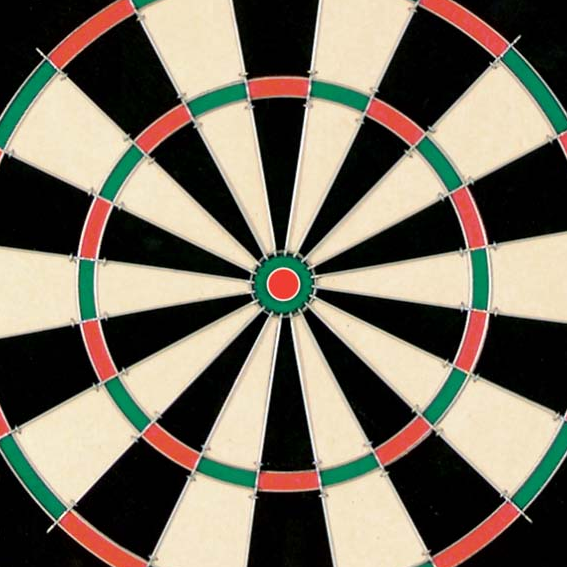
//> input picture coursework/submission/dart.bmp, 567 x 567 px
$ ./dart_ellipse dart.bmp   (built with g++ and OpenCV 4)
//> lines starting //> are read from the running program, lines starting //| are printed output that depends on the picture
### coursework/submission/Hough_Helper.h
#ifndef HOUGH_HELPER
#define HOUGH_HELPER
#include "opencv2/objdetect/objdetect.hpp"
#include "opencv2/opencv.hpp"
#include "opencv2/core/core.hpp"
#include "opencv2/highgui/highgui.hpp"
#include "opencv2/imgproc/imgproc.hpp"

using namespace cv;

class HoughHelper{
public:
     Mat sobel(Mat &gray_image);
     Mat threshold(string input, string output, int threshVal);
     void overlayHough(Mat &original, Mat &hough_centres, string name);

};

#endif

### coursework/submission/Hough_Line.h
#ifndef HOUGH_LINE_TRANSFORM
#define HOUGH_LINE_TRANSFORM
#include "opencv2/objdetect/objdetect.hpp"
#include "opencv2/opencv.hpp"
#include "opencv2/core/core.hpp"
#include "opencv2/highgui/highgui.hpp"
#include "opencv2/imgproc/imgproc.hpp"

using namespace cv;

class HoughLine {
public:
    Mat line_detect(Mat &image);
};

#endif

### coursework/submission/Hough_Circle.h
#ifndef HOUGH_CIRCLE_TRANSFORM
#define HOUGH_CIRCLE_TRANSFORM
#include "opencv2/objdetect/objdetect.hpp"
#include "opencv2/opencv.hpp"
#include "opencv2/core/core.hpp"
#include "opencv2/highgui/highgui.hpp"
#include "opencv2/imgproc/imgproc.hpp"

using namespace cv;

class HoughCircle{
public:
    Mat circle_detect(Mat &image);
};

#endif

### coursework/submission/Hough_Helper.cpp
#include <stdio.h>
#include "opencv2/objdetect/objdetect.hpp"
#include "opencv2/opencv.hpp"
#include "opencv2/core/core.hpp"
#include "opencv2/highgui/highgui.hpp"
#include "opencv2/imgproc/imgproc.hpp"
#include <iostream>
#include <math.h>

#include "Hough_Helper.h"

float convolution(Mat &img,Mat &kernel,int y, int x){
    int val = 0;
    for(int a = -1; a <= 1; a++){
        for(int b = -1; b <= 1; b++){
            val += kernel.at<int>(a + 1,b + 1) * img.at<uchar>(y - a,x - b);
        }
    }
    return val;
}

/*computes the mag and direction for image and stores in
  mag_image and dir_image respectively
*/
Mat HoughHelper::sobel(Mat &gray_image){
    Mat gradX = (Mat_<int>(3,3) << -1,0,1,-2,0,2,-1,0,1);
    Mat gradY = gradX.t();
    Mat gradX_image(gray_image.rows,gray_image.cols, CV_32FC1,Scalar(0));
    Mat gradY_image(gray_image.rows,gray_image.cols, CV_32FC1,Scalar(0));
    Mat mag_image(gray_image.rows,gray_image.cols, CV_32FC1,Scalar(0));
    Mat dir_image(gray_image.rows,gray_image.cols, CV_32FC1,Scalar(0));

    for(int y = 1; y < gray_image.rows - 1; y++){
        for(int x = 1; x < gray_image.cols - 1; x++){
            float dx = convolution(gray_image,gradX,y,x);
            float dy = convolution(gray_image,gradY,y,x);
            gradX_image.at<float>(y,x) = dx;
            gradY_image.at<float>(y,x) = dy;
            mag_image.at<float>(y,x) = sqrt(dx * dx + dy * dy);
            dir_image.at<float>(y,x) = atan2(dy, dx);
        }
    }
    Mat displayMag(gray_image.rows,gray_image.cols, CV_8UC1,Scalar(0));
    Mat displayDir(gray_image.rows,gray_image.cols, CV_8UC1,Scalar(0));
    normalize(mag_image,displayMag,0,255,NORM_MINMAX);
    normalize(dir_image,displayDir,0,255,NORM_MINMAX);
    imwrite("mag.jpg",displayMag);
    imwrite("dir.jpg", displayDir);

    return dir_image;
}

Mat HoughHelper::threshold(string input, string output, int threshVal) {
    Mat image = imread(input, 0);
    Mat thr(image.rows,image.cols,CV_8UC1,Scalar(0));

    for(int y = 0; y < image.rows; y++){
        for(int x = 0; x < image.cols; x++){
            if(image.at<uchar>(y,x) > threshVal){
                thr.at<uchar>(y,x) = 255;
            }
            else{
                thr.at<uchar>(y,x) = 0;
            }
        }
    }
    imwrite(output,thr);
    return thr;
}

void HoughHelper::overlayHough(Mat &original, Mat &hough_centres, string name) {
    Mat overlay(original.rows, original.cols, CV_32FC1, Scalar(0));
    overlay = original + hough_centres;
    normalize(overlay, overlay, 0, 255, NORM_MINMAX);
    imwrite(name,overlay);
}

### coursework/submission/Hough_Line.cpp
#include <stdio.h>
#include "opencv2/objdetect/objdetect.hpp"
#include "opencv2/opencv.hpp"
#include "opencv2/core/core.hpp"
#include "opencv2/highgui/highgui.hpp"
#include "opencv2/imgproc/imgproc.hpp"
#include <iostream>
#include <stdio.h>
#include <math.h>

#include "Hough_Line.h"
#include "Hough_Helper.h"
#define THRESHOLD_LINES 80 // thresholding the original magnitude image for hough lines
#define THRESHOLD_LINE_SPACE 5 // thresholding the hough space for hough lines
#define THRESHOLD_INTERSECTIONS 150
#define MIN_THETA -180 // minimum angle represented in the hough line space
#define MAX_THETA 180 // maximum angle represented in the hough line space
#define DELTA_THETA 5 // range we consider for angles for each hough line


int **malloc2dArray(int rho, int theta){
    int i, j;
    int **array = (int **) malloc(rho * sizeof(int *));

    for (i = 0; i < rho; i++) {
        array[i] = (int *) malloc(theta * sizeof(int ));

    }
    return array;
}

Mat hough_builder_lines(Mat &thr, Mat &dir, int **hough_space, int rho, int theta) {
    //zero hough space
    // dir = image of direction of the gradient
    for(int i = 0; i < rho; i++){
        for(int j = 0; j < theta; j++){
            hough_space[i][j] = 0;
        }
    }
    for(int y = 0; y < thr.rows; y++){
        for(int x = 0; x < thr.cols; x++){
            if(thr.at<uchar>(y,x) == 255){
                //hough voting
                float actual_grad = dir.at<float>(y,x);
                int degreeGradIndex = (actual_grad*180)/M_PI - MIN_THETA;

                for (int i = degreeGradIndex-DELTA_THETA; i <= degreeGradIndex+DELTA_THETA; i++) {
                    int corrected_degree = (i + theta)%theta;
                    float corrected_rad = (corrected_degree+MIN_THETA)*M_PI/180;
                    int rho_val = x * cos(corrected_rad) + y * sin(corrected_rad);

                    if (rho_val >= 0 && rho_val < rho) {
                        hough_space[rho_val][corrected_degree]++;
                    }
                }
            }
        }
    }

    // Create 2D Hough space image
    Mat hough2D(rho, theta, CV_32FC1, Scalar(0));
    Mat displayHough(rho, theta, CV_8UC1, Scalar(0));
    for (int i = 0; i < rho; i++) {
        for (int j = 0; j < theta; j++) {
            hough2D.at<float>(i,j) = hough_space[i][j];
        }
    }
    normalize(hough2D, displayHough, 0, 255, NORM_MINMAX);
    imwrite("line_space.jpg", displayHough);
    HoughHelper h;
    Mat thresholded = h.threshold("line_space.jpg","line_space_thr.jpg",THRESHOLD_LINE_SPACE);
    return thresholded;
}

float eval(int rho,float theta,int x){
    return (rho - x * cos(theta))/sin(theta);
}

Mat drawLines(Mat hough_lines, Mat image) {
    Mat temp(image.rows,image.cols,CV_32FC1,Scalar(0));
    Mat line_space(image.rows,image.cols,CV_8UC1,Scalar(0));
    //hough_lines.rows = rho
    //hough_lines.cols = theta
    for(int y = 0; y < hough_lines.rows; y++){
        for(int x = 0; x < hough_lines.cols; x++){
            if(hough_lines.at<uchar>(y,x) == 255){
                float grad_rad = ((x+MIN_THETA)*M_PI)/180;

                // draw line
                for (int i = 0; i < image.cols; i++) {
                    int j = eval(y,grad_rad,i);
                    if (j >= 0 && j < image.rows) temp.at<float>(j,i)++;
                }
            }
        }
    }

    for (int y = 0; y < temp.rows; y++) {
        for (int x = 0; x < temp.cols; x++) {

        }
    }

    normalize(temp, line_space, 0, 255, NORM_MINMAX);
    imwrite("intersection_space.jpg",line_space);
    HoughHelper h;
    Mat thresholded = h.threshold("intersection_space.jpg","intersection_thr.jpg",THRESHOLD_INTERSECTIONS);
    return thresholded;
}

Mat HoughLine::line_detect(Mat &image) {
    HoughHelper h;

    //get magnitude image and direction image
    Mat dir_image = h.sobel(image);

    //threshold magnitude image for hough transform
    Mat thr;
    thr = h.threshold("mag.jpg","thr_line.jpg",THRESHOLD_LINES);

    //perform hough transform
    int rho = sqrt(image.rows*image.rows + image.cols*image.cols);
    int theta = MAX_THETA - MIN_THETA;
    int **hough_space;
    hough_space = malloc2dArray(rho,theta);

    // Build the hough space
    Mat hough_lines = hough_builder_lines(thr,dir_image,hough_space,rho,theta);
    Mat intersections = drawLines(hough_lines,image);
    h.overlayHough(image, intersections, "lines_detected.jpg");
    return intersections;
}

### coursework/submission/Hough_Circle.cpp
#include <stdio.h>
#include "opencv2/objdetect/objdetect.hpp"
#include "opencv2/opencv.hpp"
#include "opencv2/core/core.hpp"
#include "opencv2/highgui/highgui.hpp"
#include "opencv2/imgproc/imgproc.hpp"
#include <iostream>
#include <math.h>

#include "Hough_Circle.h"
#include "Hough_Helper.h"
#define THRESHOLD_CIRCLES 80 // thresholding the original magnitude image for hough circles
#define THRESHOLD_HOUGH_CENTRES 120 // thresholding the hough space for hough circles
#define MAX_RADIUS 150 // maximum radius for circles in the hough circle space
#define MIN_RADIUS 15 // minimum radius for circles in the hough circle space

int ***malloc3dArray(int centreX, int centreY, int radius){
    int i, j, k;
    int ***array = (int ***) malloc(centreX * sizeof(int **));

    for (i = 0; i < centreX; i++) {
        array[i] = (int **) malloc(centreY * sizeof(int *));
        for (j = 0; j < centreY; j++) {
            array[i][j] = (int *) malloc(radius * sizeof(int));
        }
    }
    return array;
}

Mat hough_builder_circles(Mat &thr, Mat &dir, int ***hough_space, int centreX, int centreY, int radius) {
    //zero hough space
    for(int i = 0; i < centreX; i++){
        for(int j = 0; j < centreY; j++){
            for(int k = 0; k < radius; k++){
                hough_space[i][j][k] = 0;
            }
        }
    }
    for(int y = 0; y < thr.rows; y++){
        for(int x = 0; x < thr.cols; x++){
            if(thr.at<uchar>(y,x) == 255){
                //hough voting
                for(int r = 0; r < radius; r++) {
                    int x_0_pos = x + (r + MIN_RADIUS) * cos(dir.at<float>(y,x)); // adding min radius to keep it between the valid range
                    int y_0_pos = y + (r + MIN_RADIUS) * sin(dir.at<float>(y,x));

                    int x_0_neg = x - (r + MIN_RADIUS) * cos(dir.at<float>(y,x));
                    int y_0_neg = y - (r + MIN_RADIUS) * sin(dir.at<float>(y,x));

                    // don't add circles whose centres are outside
                    if (x_0_pos >= 0 &&  x_0_pos < thr.cols && y_0_pos >= 0 && y_0_pos < thr.rows){
                        hough_space[x_0_pos][y_0_pos][r]++;
                    }

                    if (x_0_neg >= 0 &&  x_0_neg < thr.cols && y_0_neg >= 0 && y_0_neg < thr.rows){
                        hough_space[x_0_neg][y_0_neg][r]++;
                    }
                }
            }
        }
    }

    // Create 2D Hough space image
    Mat hough2D(thr.rows, thr.cols, CV_32FC1, Scalar(0));
    Mat displayHough(thr.rows, thr.cols, CV_8UC1, Scalar(0));
    Mat radii(thr.rows, thr.cols, CV_32FC1, Scalar(0));

    for(int y = 0; y < centreY; y++){
        for(int x = 0; x < centreX; x++){
            int temp = 0;
            int total = 0;
            for(int r = 0; r < radius; r++){
                hough2D.at<float>(y, x) += hough_space[x][y][r];
                temp += (r + MIN_RADIUS) * hough_space[x][y][r];
                total += hough_space[x][y][r];
            }
            radii.at<float>(y,x) = total > 0 ? temp/total : 0;
        }
    }
    normalize(hough2D, displayHough, 0, 255, NORM_MINMAX);
    imwrite("circle_space.jpg", displayHough);
    HoughHelper h;
    Mat thresholded = h.threshold("circle_space.jpg","circle_space_thr.jpg",THRESHOLD_HOUGH_CENTRES);
    imwrite("radii.jpg",radii);
    return radii;
}

Mat HoughCircle::circle_detect(Mat &image) {
    //get magnitude image and direction image
    HoughHelper h;
    Mat dir_image = h.sobel(image);

    //threshold magnitude image for hough transform
    Mat thr;
    thr = h.threshold("mag.jpg","thr_circle.jpg",THRESHOLD_CIRCLES);

    //perform hough transform
    int centreX = thr.cols, centreY = thr.rows, radius = (MAX_RADIUS - MIN_RADIUS);
    int ***hough_space;
    hough_space = malloc3dArray(centreX, centreY, radius);

    // Build the hough space
    Mat radii = hough_builder_circles(thr,dir_image,hough_space,centreX,centreY,radius);
    Mat hough_centres = imread("circle_space_thr.jpg",0);
    h.overlayHough(image, hough_centres, "circles_detected.jpg");
    return radii;
}

### coursework/submission/dart_ellipse.cpp
/////////////////////////////////////////////////////////////////////////////
//
// COMS30121 - face.cpp
//
/////////////////////////////////////////////////////////////////////////////

// header inclusion
#include <stdio.h>
#include "opencv2/objdetect/objdetect.hpp"
#include "opencv2/opencv.hpp"
#include "opencv2/core/core.hpp"
#include "opencv2/highgui/highgui.hpp"
#include "opencv2/imgproc/imgproc.hpp"
#include <iostream>
#include <stdio.h>
#include "Hough_Circle.h"
#include "Hough_Line.h"
#include "Hough_Helper.h"

#define IOU_THRESHOLD 0.4
#define RECT_CENTRE_THRESHOLD 0.38
#define CIRCLE_RECT_RATIO 0.5
#define INTERSECT_POINT_RADIUS 15

using namespace std;
using namespace cv;

/** Function Headers */
Mat getEllipseCentres(Mat &image);
void showResults(Mat &frame, vector<Rect> predictions, Mat &centres, Mat &line_intersections);
vector<Rect> detectAndDisplay( Mat frame );
//combine viola jones predictions with hough space predictions for stronger classifier
vector<Rect> violaHough(Mat centres, Mat line_intersections, Mat ellipseCentres, vector<Rect> dartboards, Mat radii);
vector<Rect> removeIntersections(vector<Rect> predictions, Mat radii);
bool compareRect(Rect rect1, Rect rect2);
void drawTruth(Mat frame,int values[][4],int length);
double true_pos_rate(vector<Rect> predictions,int truth_values[][4],int truth_length);
double intersectionOverUnion(Rect prediction,int truth_value[4]);
double calc_f1_score(vector<Rect> predictions,int truth_values[][4],int truth_length,double tpr);
void GaussianBlur(cv::Mat &input, int size, cv::Mat &blurredOutput);
Mat sharpen(Mat &image, int iterations);

/** Global variables */
String cascade_name = "dartcascade/cascade.xml";
CascadeClassifier cascade;

/** @function main */
int main( int argc, const char** argv )
{
	HoughCircle houghCircle;
	HoughLine houghLine;

    // 1. Read Input Image
	Mat frame = imread(argv[1], CV_LOAD_IMAGE_COLOR);
//> frame is the input picture: 567 rows x 567 cols, CV_8UC3; mean B, G, R 96.6, 111.5, 119.5

	// sharpen
	Mat sharpenedFrame = sharpen(frame,1);
//> after the loop in GaussianBlur, `for ( int i = 0; i < input.rows; i++ )`:
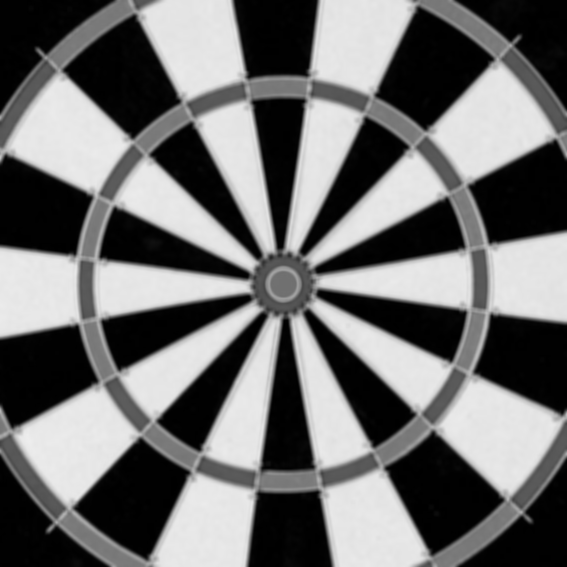
//> blurredOutput: 567 rows x 567 cols, CV_8UC1; min 0, max 238, mean 111.8
	equalizeHist(sharpenedFrame,sharpenedFrame);
	imwrite("equalized.jpg",sharpenedFrame);

	Mat gray_image;
	cvtColor(frame, gray_image, CV_BGR2GRAY);

	// Hough transforms
	Mat radii = houghCircle.circle_detect(gray_image);
//> after the loop in threshold, `for(int y = 0; y < image.rows; y++)`:
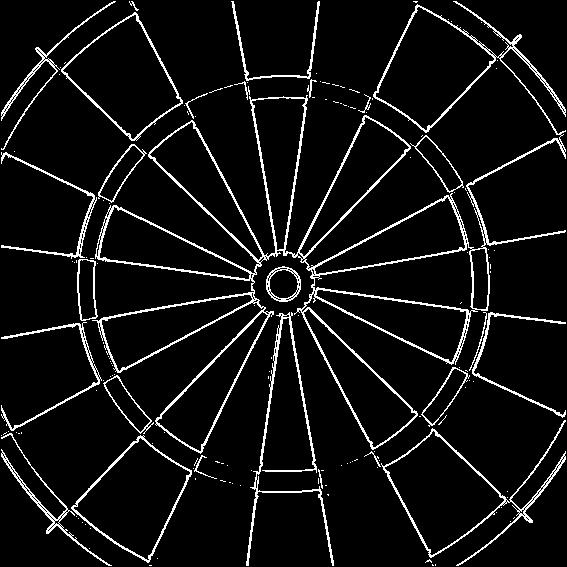
//> thr: 567 rows x 567 cols, CV_8UC1; 6.9% white in thin lines or dots
//> after the loop in hough_builder_circles, `for(int y = 0; y < centreY; y++)`:
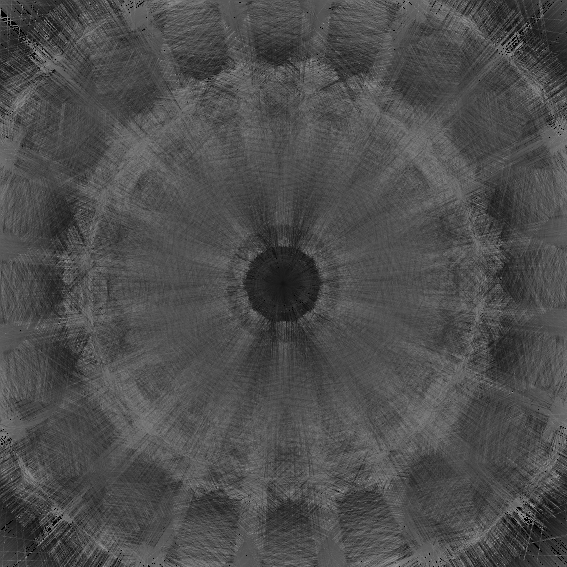
//> radii: 567 rows x 567 cols, CV_32FC1; min 0, max 149, mean 77.4
	Mat centres = imread("circle_space_thr.jpg",0);
	Mat line_intersections = houghLine.line_detect(sharpenedFrame);
//> after the loop in sobel (call 2), `for(int y = 1; y < gray_image.rows - 1; y++)`:
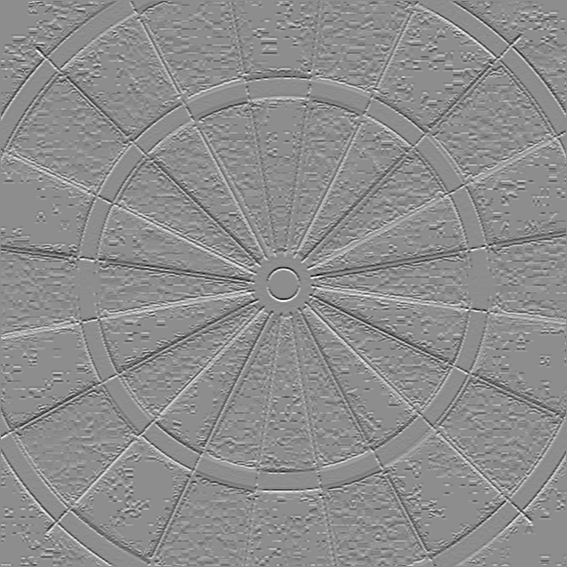
//> gradY_image: 567 rows x 567 cols, CV_32FC1; min -811, max 653, mean -0.1; drawn with min black and max white
//> after the loop in sobel (call 2), `for(int y = 1; y < gray_image.rows - 1; y++)`:
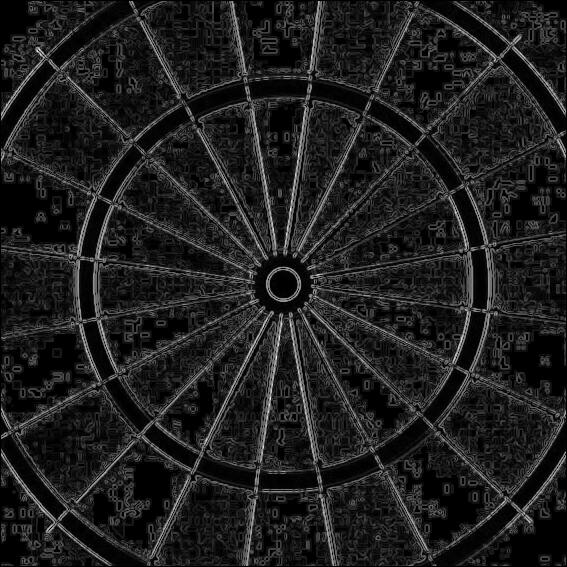
//> mag_image: 567 rows x 567 cols, CV_32FC1; min 0, max 1020.4, mean 124.2; drawn with min black and max white
//> after the loop in sobel (call 2), `for(int y = 1; y < gray_image.rows - 1; y++)`:
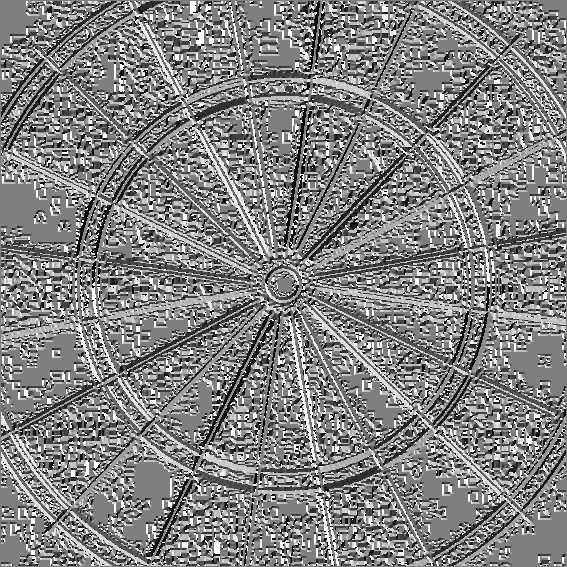
//> dir_image: 567 rows x 567 cols, CV_32FC1; min -3.14, max 3.14, mean 0.0792; drawn with min black and max white
//> call 3 of threshold, with input = "mag.jpg", output = "thr_line.jpg", threshVal = 80
//> after the loop in threshold (call 3), `for(int y = 0; y < image.rows; y++)`:
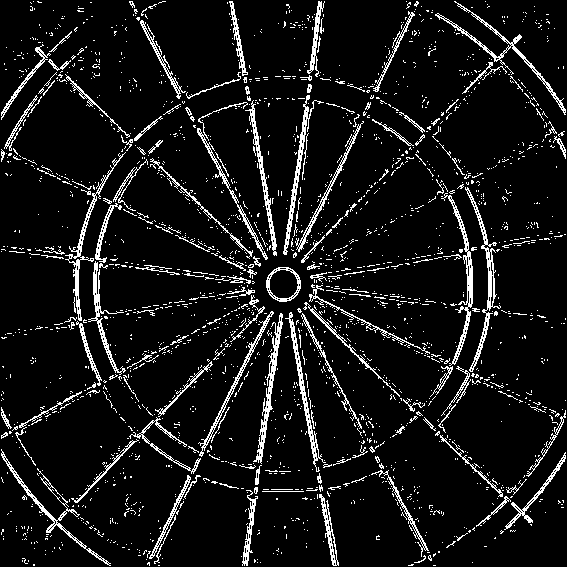
//> thr: 567 rows x 567 cols, CV_8UC1; 8.6% white in thin lines or dots
//> (the rest of the program and of its run is left out)
